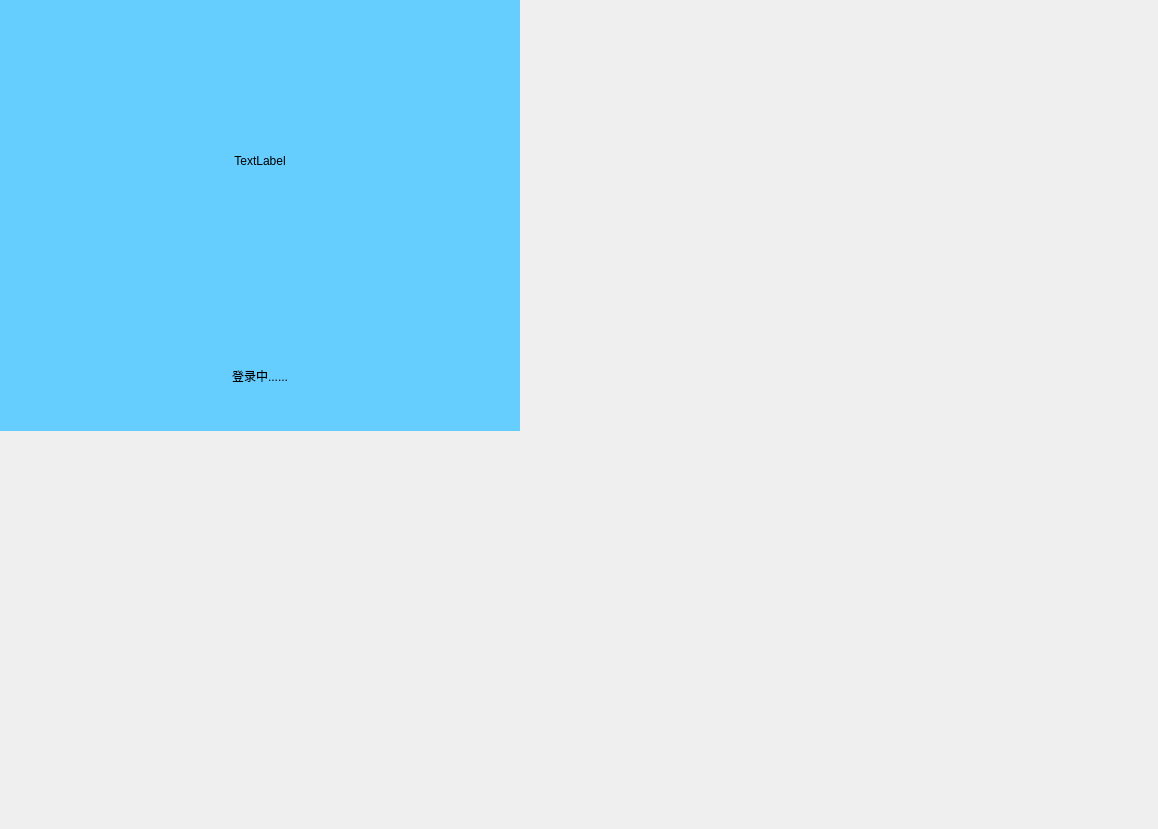
<?xml version="1.0" encoding="UTF-8"?>
<ui version="4.0">
 <class>MainWindow</class>
 <widget class="QMainWindow" name="MainWindow">
  <property name="enabled">
   <bool>true</bool>
  </property>
  <property name="geometry">
   <rect>
    <x>0</x>
    <y>0</y>
    <width>1158</width>
    <height>829</height>
   </rect>
  </property>
  <property name="windowTitle">
   <string>MainWindow</string>
  </property>
  <property name="styleSheet">
   <string notr="true"/>
  </property>
  <widget class="QWidget" name="centralWidget">
   <widget class="QWidget" name="widget" native="true">
    <property name="geometry">
     <rect>
      <x>0</x>
      <y>0</y>
      <width>520</width>
      <height>431</height>
     </rect>
    </property>
    <property name="styleSheet">
     <string notr="true">background-color: rgb(102, 206, 255);</string>
    </property>
    <widget class="QLabel" name="label">
     <property name="geometry">
      <rect>
       <x>70</x>
       <y>120</y>
       <width>71</width>
       <height>41</height>
      </rect>
     </property>
     <property name="styleSheet">
      <string notr="true">font: 20pt &quot;Noto Sans CJK SC&quot;;</string>
     </property>
     <property name="text">
      <string>账号：</string>
     </property>
    </widget>
    <widget class="QLabel" name="label_2">
     <property name="geometry">
      <rect>
       <x>210</x>
       <y>20</y>
       <width>141</width>
       <height>61</height>
      </rect>
     </property>
     <property name="styleSheet">
      <string notr="true">font: 20pt &quot;Noto Sans CJK SC&quot;;</string>
     </property>
     <property name="text">
      <string>Pixiv登录</string>
     </property>
    </widget>
    <widget class="QLabel" name="label_3">
     <property name="geometry">
      <rect>
       <x>70</x>
       <y>230</y>
       <width>71</width>
       <height>41</height>
      </rect>
     </property>
     <property name="styleSheet">
      <string notr="true">font: 20pt &quot;Noto Sans CJK SC&quot;;</string>
     </property>
     <property name="text">
      <string>密码：</string>
     </property>
    </widget>
    <widget class="QPushButton" name="pushButton">
     <property name="geometry">
      <rect>
       <x>220</x>
       <y>340</y>
       <width>111</width>
       <height>51</height>
      </rect>
     </property>
     <property name="styleSheet">
      <string notr="true">background-color: rgb(255, 255, 255);</string>
     </property>
     <property name="text">
      <string>登录</string>
     </property>
    </widget>
    <widget class="QLineEdit" name="lineEdit">
     <property name="geometry">
      <rect>
       <x>150</x>
       <y>130</y>
       <width>281</width>
       <height>26</height>
      </rect>
     </property>
     <property name="styleSheet">
      <string notr="true">background-color: rgb(255, 255, 255);</string>
     </property>
    </widget>
    <widget class="QLineEdit" name="lineEdit_2">
     <property name="geometry">
      <rect>
       <x>150</x>
       <y>240</y>
       <width>281</width>
       <height>26</height>
      </rect>
     </property>
     <property name="styleSheet">
      <string notr="true">background-color: rgb(255, 255, 255);</string>
     </property>
    </widget>
    <widget class="QCheckBox" name="autoLogin">
     <property name="geometry">
      <rect>
       <x>420</x>
       <y>400</y>
       <width>82</width>
       <height>24</height>
      </rect>
     </property>
     <property name="styleSheet">
      <string notr="true">background-color: rgb(102, 206, 255);</string>
     </property>
     <property name="text">
      <string>自动登录</string>
     </property>
    </widget>
    <widget class="QPushButton" name="exit_button">
     <property name="geometry">
      <rect>
       <x>490</x>
       <y>0</y>
       <width>30</width>
       <height>30</height>
      </rect>
     </property>
     <property name="text">
      <string/>
     </property>
    </widget>
   </widget>
   <widget class="QWidget" name="autoLogin_2" native="true">
    <property name="geometry">
     <rect>
      <x>0</x>
      <y>0</y>
      <width>520</width>
      <height>431</height>
     </rect>
    </property>
    <widget class="QLabel" name="loginGIF">
     <property name="geometry">
      <rect>
       <x>0</x>
       <y>0</y>
       <width>520</width>
       <height>321</height>
      </rect>
     </property>
     <property name="styleSheet">
      <string notr="true">background-color: rgb(102, 206, 255);</string>
     </property>
     <property name="text">
      <string>TextLabel</string>
     </property>
     <property name="alignment">
      <set>Qt::AlignCenter</set>
     </property>
    </widget>
    <widget class="QLabel" name="loginText">
     <property name="geometry">
      <rect>
       <x>0</x>
       <y>321</y>
       <width>520</width>
       <height>110</height>
      </rect>
     </property>
     <property name="styleSheet">
      <string notr="true">font: 20pt &quot;Noto Sans CJK SC&quot;;
background-color: rgb(102, 206, 255);</string>
     </property>
     <property name="text">
      <string>登录中......</string>
     </property>
     <property name="alignment">
      <set>Qt::AlignCenter</set>
     </property>
    </widget>
   </widget>
  </widget>
 </widget>
 <layoutdefault spacing="6" margin="11"/>
 <resources/>
 <connections/>
</ui>
